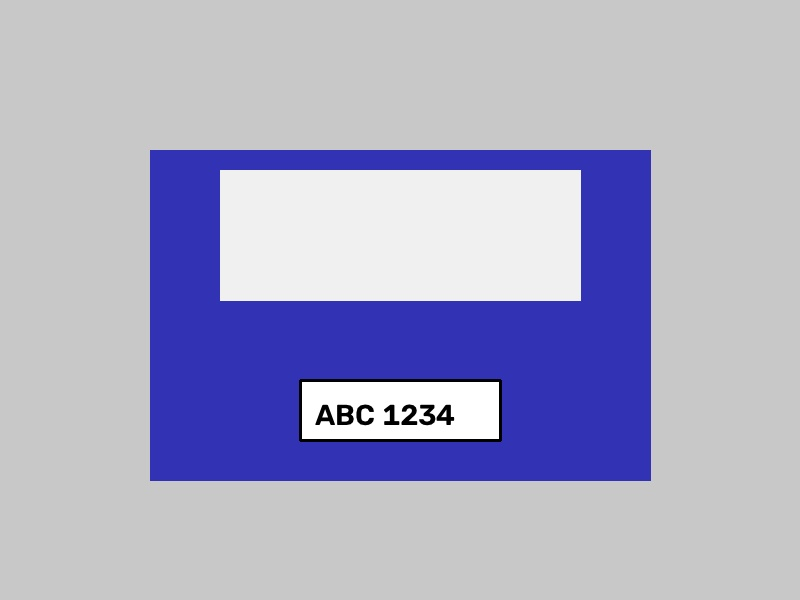
#> input picture ANPR_Project/input_images/sample_car.jpg, 800 x 600 px
$ python -i plate_detector.py   (imports and definitions only)   (older library calls are emulated)
#> lines starting #> are read from the running program, lines starting #| are printed output that depends on the picture; after the words box and inside, x2 and y2 are one past the last pixel; in counts of white or black regions, pixels touching at a corner belong together
"""
plate_detector.py — License plate contour extraction and candidate scoring.
"""
import cv2
import numpy as np
from config import PLATE_CFG
from logger import log_info, log_warn

# [34 lines left out: functions find_contours, calculate_candidate_score, not called in this run]

def detect_plate_contours_fallback(gray_image):
    """Fallback detector using morphological Sobel kernels when Canny contours fail."""
    grad_x = cv2.Sobel(gray_image, ddepth=cv2.CV_32F, dx=1, dy=0, ksize=-1)
    grad_x = np.absolute(grad_x)
    (min_val, max_val) = (np.min(grad_x), np.max(grad_x))
    if max_val > min_val:
        grad_x = (255 * ((grad_x - min_val) / (max_val - min_val))).astype("uint8")
    else:
        grad_x = grad_x.astype("uint8")

    blurred = cv2.GaussianBlur(grad_x, (5, 5), 0)
    kernel = cv2.getStructuringElement(cv2.MORPH_RECT, (17, 3))
    closed = cv2.morphologyEx(blurred, cv2.MORPH_CLOSE, kernel)
    _, thresh = cv2.threshold(closed, 0, 255, cv2.THRESH_BINARY | cv2.THRESH_OTSU)

    contours, _ = cv2.findContours(thresh.copy(), cv2.RETR_EXTERNAL, cv2.CHAIN_APPROX_SIMPLE)
    return sorted(contours, key=cv2.contourArea, reverse=True)[:15]

# [104 lines left out: functions crop_plate_safe, order_corner_points, four_point_perspective_transform, detect_plate, draw_plate_overlay, not called in this run]

>>> import cv2
>>> picture = cv2.imread('input_images/sample_car.jpg', cv2.IMREAD_GRAYSCALE)
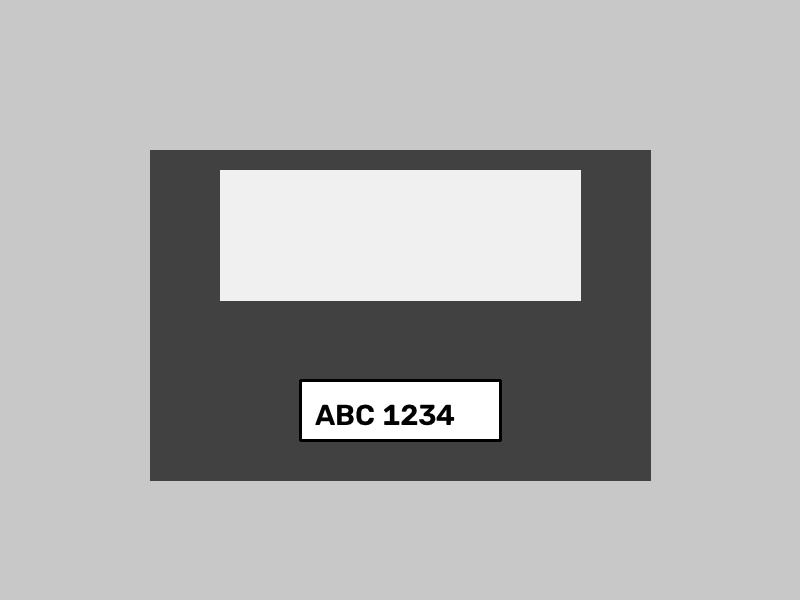
#> picture: shape (600, 800); min 0, max 255, mean 174.1
>>> result = detect_plate_contours_fallback(picture)
#> in detect_plate_contours_fallback, `grad_x = cv2.Sobel(gray_image, ddepth=cv2.CV_32F, dx=1, dy=0, ksize=-1)`:
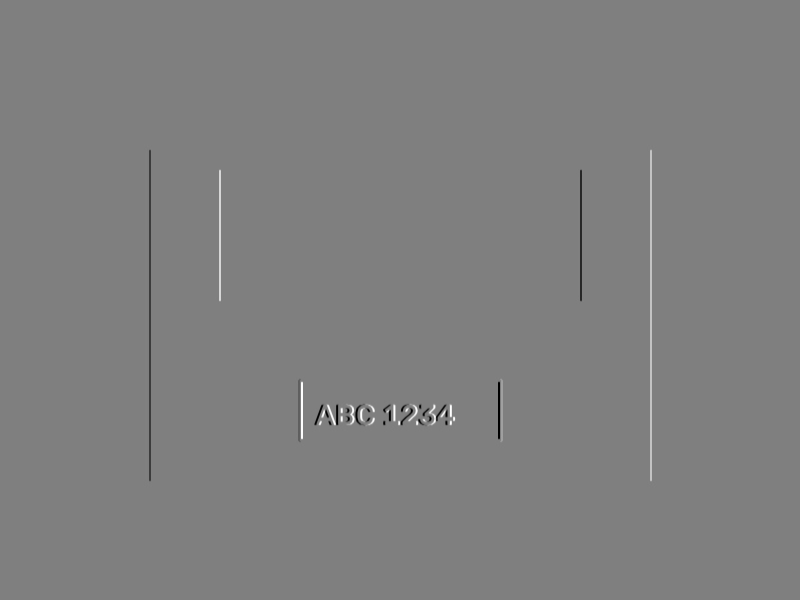
#> grad_x: shape (600, 800) float32; min -4080, max 4080, mean 0; drawn with min black and max white
#> in detect_plate_contours_fallback, `grad_x = np.absolute(grad_x)`:
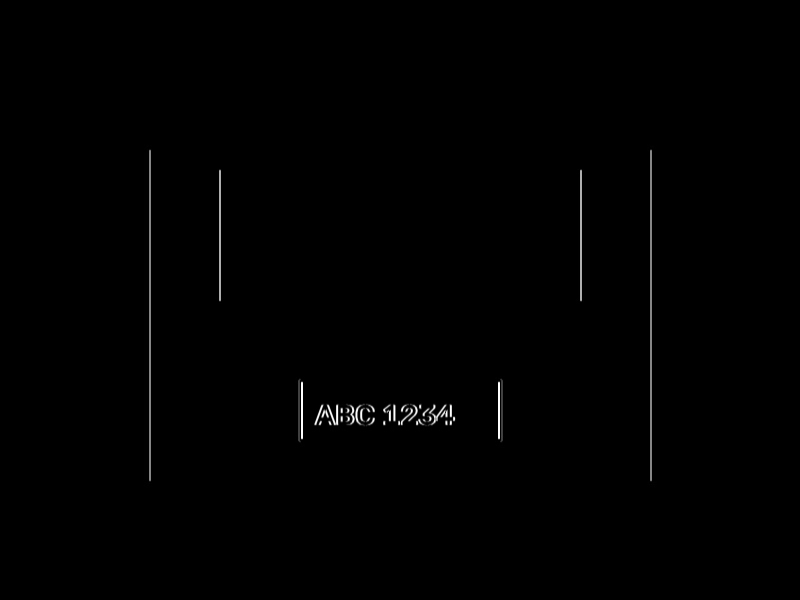
#> grad_x: shape (600, 800) float32; min 0, max 4080, mean 17.8; drawn with min black and max white
#> in detect_plate_contours_fallback, `(min_val, max_val) = (np.min(grad_x), np.max(grad_x))`: min_val = 0; max_val = 4080
#> in detect_plate_contours_fallback, `_, thresh = cv2.threshold(closed, 0, 255, cv2.THRESH_BINARY | cv2.THRE..`:
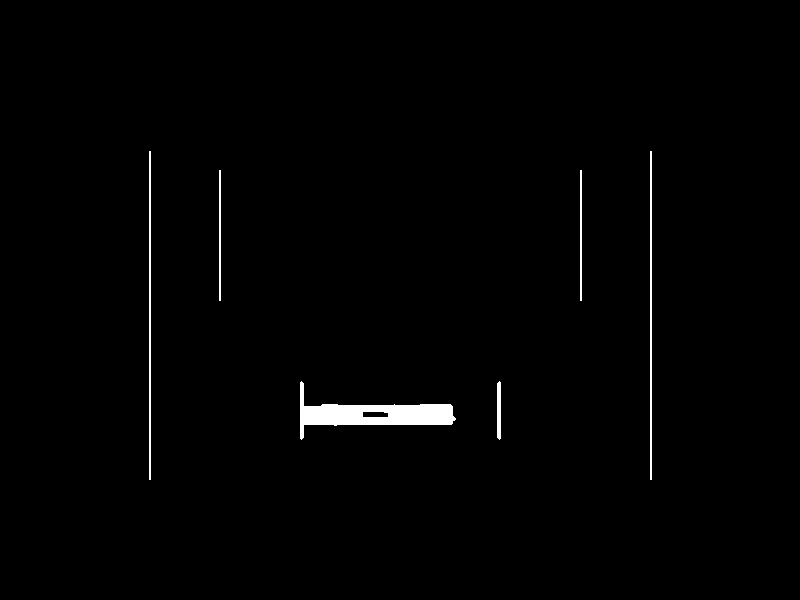
#> thresh: shape (600, 800); 1.1% white; 6 white regions
#> in detect_plate_contours_fallback, `contours, _ = cv2.findContours(thresh.copy(), cv2.RETR_EXTERNAL, cv2.C..`: contours = 6 contours; box (x1, y1, x2, y2) and area: (300, 381, 456, 440) 3044, (650, 151, 652, 480) 328, (149, 151, 151, 480) 328, (497, 381, 501, 440) 169, (580, 170, 582, 301) 130, (219, 170, 221, 301) 130
#> result has the same summary as contours in detect_plate_contours_fallback
